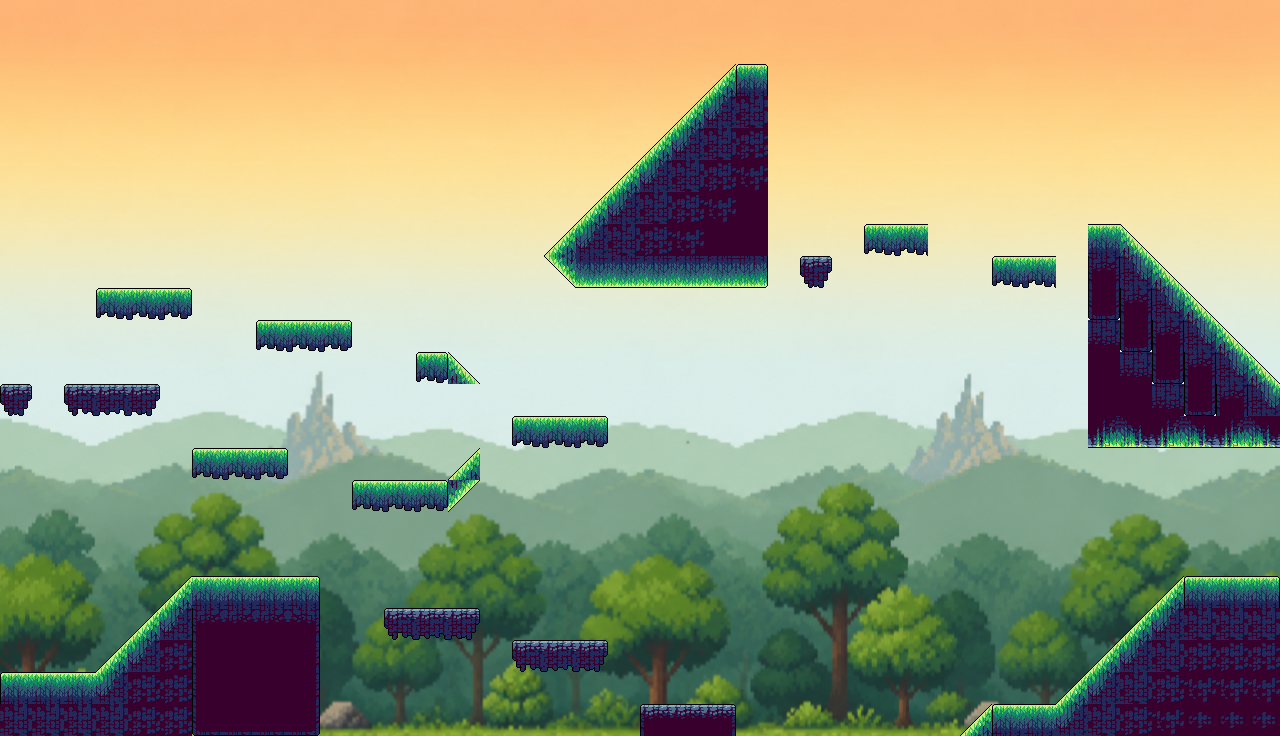

The image is a tile-based game level rendered from a .tmx file. Its description and complete source (layers, tilesets, objects, tile grids) follow:
An orthogonal 40x23 tile map with 32x32 px tiles, 1 tile layer (Ruta Uno), 1 image layer.

<map version="1.10" tiledversion="1.12.1" orientation="orthogonal" renderorder="right-down" width="40" height="23" tilewidth="32" tileheight="32" infinite="0" nextlayerid="4" nextobjectid="1">
 <tileset firstgid="1" source="Tileset_Tierra_.tsx" />
 <imagelayer id="2" name="FondoTierraArriba">
  <image source="../Mapas/Tierra arriba.png" width="1280" height="736" />
 </imagelayer>
 <layer id="1" name="Ruta Uno" width="40" height="23">
  <data encoding="csv">
0,0,0,0,0,0,0,0,0,0,0,0,0,0,0,0,0,0,0,0,0,0,0,0,0,0,0,0,0,0,0,0,0,0,0,0,0,0,0,0,
0,0,0,0,0,0,0,0,0,0,0,0,0,0,0,0,0,0,0,0,0,0,0,0,0,0,0,0,0,0,0,0,0,0,0,0,0,0,0,0,
0,0,0,0,0,0,0,0,0,0,0,0,0,0,0,0,0,0,0,0,0,0,2147483690,5,0,0,0,0,0,0,0,0,0,0,0,0,0,0,0,0,
0,0,0,0,0,0,0,0,0,0,0,0,0,0,0,0,0,0,0,0,0,2147483690,55,37,0,0,0,0,0,0,0,0,0,0,0,0,0,0,0,0,
0,0,0,0,0,0,0,0,0,0,0,0,0,0,0,0,0,0,0,0,2147483690,55,37,38,0,0,0,0,0,0,0,0,0,0,0,0,0,0,0,0,
0,0,0,0,0,0,0,0,0,0,0,0,0,0,0,0,0,0,0,2147483690,55,37,38,39,0,0,0,0,0,0,0,0,0,0,0,0,0,0,0,0,
0,0,0,0,0,0,0,0,0,0,0,0,0,0,0,0,0,0,2147483690,55,37,38,39,4,0,0,0,0,0,0,0,0,0,0,0,0,0,0,0,0,
0,0,0,0,0,0,0,0,0,0,0,0,0,0,0,0,0,2147483690,55,37,38,39,4,4,0,0,0,49,50,0,0,0,0,0,2,42,0,0,0,0,
0,0,0,0,0,0,0,0,0,0,0,0,0,0,0,0,0,3221225514,3221225474,3221225474,3221225474,3221225474,3221225474,1073741827,0,47,0,0,0,0,0,49,50,0,17,54,42,0,0,0,
0,0,0,49,50,51,0,0,0,0,0,0,0,0,0,0,0,0,0,0,0,0,0,0,0,0,0,0,0,0,0,0,0,0,29,17,54,42,0,0,
0,0,0,0,0,0,0,0,49,50,51,0,0,0,0,0,0,0,0,0,0,0,0,0,0,0,0,0,0,0,0,0,0,0,15,29,17,54,42,0,
0,0,0,0,0,0,0,0,0,0,0,0,0,52,42,0,0,0,0,0,0,0,0,0,0,0,0,0,0,0,0,0,0,0,4,15,29,17,54,42,
47,0,44,45,46,0,0,0,0,0,0,0,0,0,0,0,0,0,0,0,0,0,0,0,0,0,0,0,0,0,0,0,0,0,4,4,15,29,17,54,
0,0,0,0,0,0,0,0,0,0,0,0,0,0,0,0,49,50,51,0,0,0,0,0,0,0,0,0,0,0,0,0,0,0,1073741857,1073741858,1073741857,1073741858,1073741857,1073741858,
0,0,0,0,0,0,49,50,51,0,0,0,0,0,2147483690,0,0,0,0,0,0,0,0,0,0,0,0,0,0,0,0,0,0,0,0,0,0,0,0,0,
0,0,0,0,0,0,0,0,0,0,0,49,50,51,1073741866,0,0,0,0,0,0,0,0,0,0,0,0,0,0,0,0,0,0,0,0,0,0,0,0,0,
0,0,0,0,0,0,0,0,0,0,0,0,0,0,0,0,0,0,0,0,0,0,0,0,0,0,0,0,0,0,0,0,0,0,0,0,0,0,0,0,
0,0,0,0,0,0,0,0,0,0,0,0,0,0,0,0,0,0,0,0,0,0,0,0,0,0,0,0,0,0,0,0,0,0,0,0,0,0,0,0,
0,0,0,0,0,2147483690,2,2,2,3,0,0,0,0,0,0,0,0,0,0,0,0,0,0,0,0,0,0,0,0,0,0,0,0,0,0,43,1,2,3,
0,0,0,0,2147483690,55,13,14,14,2147483661,0,0,44,45,46,0,0,0,0,0,0,0,0,0,0,0,0,0,0,0,0,0,0,0,0,43,55,37,37,37,
0,0,0,2147483690,55,38,61,4,4,2147483709,0,0,0,0,0,0,44,45,46,0,0,0,0,0,0,0,0,0,0,0,0,0,0,0,43,55,37,38,38,38,
1,2,2,55,38,38,61,4,4,2147483709,0,0,0,0,0,0,0,0,0,0,0,0,0,0,0,0,0,0,0,0,0,0,0,43,55,37,38,39,39,39,
37,37,37,37,38,38,25,26,26,28,0,0,0,0,0,0,0,0,0,0,9,10,12,0,0,0,0,0,0,0,43,1,2,55,37,38,39,40,40,40
</data>
 </layer>
</map>
